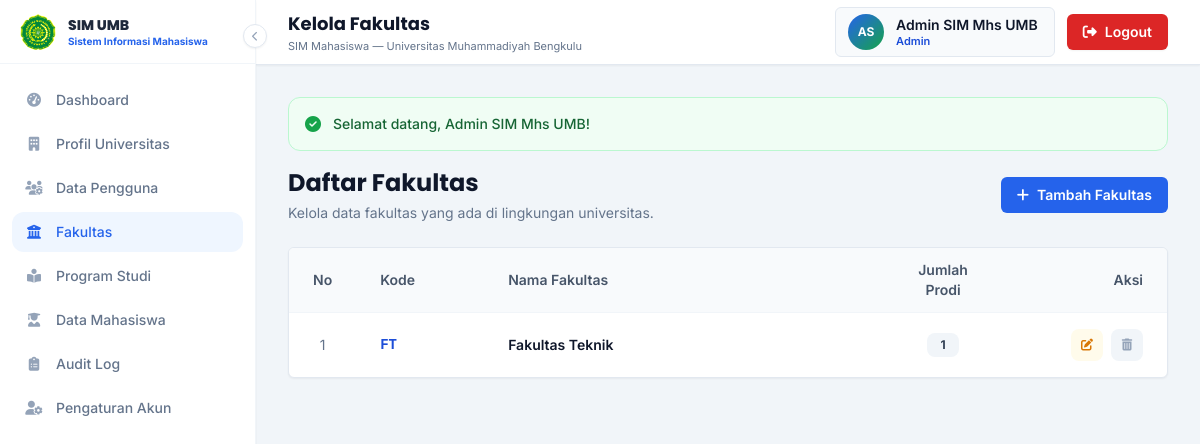
/admin/fakultas/index.php (signed in), run on the app's committed database.
### tables this page shows
CREATE TABLE `fakultas` (
  `id_fakultas` bigint(20) UNSIGNED NOT NULL,
  `id_universitas` bigint(20) UNSIGNED NOT NULL,
  `kode_fakultas` varchar(20) NOT NULL,
  `nama_fakultas` varchar(200) NOT NULL,
  `created_at` timestamp NOT NULL DEFAULT current_timestamp(),
  `updated_at` timestamp NOT NULL DEFAULT current_timestamp() ON UPDATE current_timestamp()
);

### config/app.php (called while the page is built, shortened)
<?php
function url(string $path = ''): string
{
    $path = ltrim($path, '/');
    return rtrim(BASE_URL, '/') . '/' . $path;
}

### admin/fakultas/index.php (the view, shortened to what this page needs)
<?php
require_once dirname(__DIR__, 2) . '/config/app.php';
require_once dirname(__DIR__, 2) . '/config/database.php';
try {
    $sql = "SELECT f.id_fakultas, f.kode_fakultas, f.nama_fakultas,
                   (SELECT COUNT(*) FROM program_studi p WHERE p.id_fakultas = f.id_fakultas) AS jumlah_prodi
            FROM fakultas f
            ORDER BY f.kode_fakultas ASC";
    $stmt = $pdo->query($sql);
    $fakultasData = $stmt->fetchAll();
} catch (PDOException $e) {
    error_log($e->getMessage());
    $fakultasData = [];
}
?>
<?php require_once dirname(__DIR__, 2) . '/layouts/admin/header.php'; ?>
<section class="mb-8">
    <div class="flex flex-col sm:flex-row sm:items-center sm:justify-between gap-4 mb-6">
        <div>
            <h2 class="font-heading font-bold text-2xl text-slate-900">Daftar Fakultas</h2>
            <p class="text-sm text-slate-500 mt-1">Kelola data fakultas yang ada di lingkungan universitas.</p>
        </div>
        <a href="<?= url('admin/fakultas/create.php') ?>" class="inline-flex items-center justify-center gap-2 px-4 py-2 bg-academic-600 text-white text-sm font-semibold rounded-md hover:bg-academic-700 transition-colors focus:ring-4 focus:ring-academic-100">
            <i class="fa-solid fa-plus"></i> Tambah Fakultas
        </a>
    </div>
    <div class="bg-white rounded-md shadow-sm border border-slate-200 overflow-hidden">
        <div class="overflow-x-auto">
            <table class="w-full text-sm table-hover">
                <thead class="bg-slate-50 text-slate-600 border-b border-slate-100">
                    <tr>
                        <th class="text-center font-semibold px-6 py-3 w-16">No</th>
                        <th class="text-left font-semibold px-6 py-3 w-32">Kode</th>
                        <th class="text-left font-semibold px-6 py-3">Nama Fakultas</th>
                        <th class="text-center font-semibold px-6 py-3 w-32">Jumlah Prodi</th>
                        <th class="text-right font-semibold px-6 py-3 w-40">Aksi</th>
                    </tr>
                </thead>
                <tbody class="divide-y divide-slate-100">
                    <?php if (empty($fakultasData)): ?>
                        <tr>
                            <td colspan="5" class="px-6 py-8 text-center text-slate-500">
                                <div class="w-12 h-12 rounded-full bg-slate-100 flex items-center justify-center mx-auto mb-3">
                                    <i class="fa-solid fa-building-columns text-xl text-slate-400"></i>
                                </div>
                                Belum ada data fakultas.
                            </td>
                        </tr>
                    <?php else: ?>
                        <?php $no = 1; foreach ($fakultasData as $row): ?>
                            <tr>
                                <td class="px-6 py-4 text-center text-slate-500"><?= $no++ ?></td>
                                <td class="px-6 py-4 font-mono font-bold text-academic-700"><?= htmlspecialchars($row['kode_fakultas'], ENT_QUOTES, 'UTF-8') ?></td>
                                <td class="px-6 py-4 font-semibold text-slate-900"><?= htmlspecialchars($row['nama_fakultas'], ENT_QUOTES, 'UTF-8') ?></td>
                                <td class="px-6 py-4 text-center">
                                    <span class="inline-flex items-center justify-center min-w-[2rem] px-2 py-1 rounded-lg bg-slate-100 text-slate-700 text-xs font-bold">
                                        <?= (int) $row['jumlah_prodi'] ?>
                                    </span>
                                </td>
                                <td class="px-6 py-4 text-right">
                                    <div class="flex items-center justify-end gap-2">
                                        <a href="<?= url('admin/fakultas/edit.php?id=' . $row['id_fakultas']) ?>" class="w-8 h-8 rounded-lg bg-amber-50 text-amber-600 flex items-center justify-center hover:bg-amber-100 transition-colors" title="Edit">
                                            <i class="fa-solid fa-pen-to-square text-xs"></i>
                                        </a>
                                        <?php if ($row['jumlah_prodi'] == 0): ?>
                                        <form action="<?= url('admin/fakultas/process.php') ?>" method="POST" class="inline-block">
                                            <input type="hidden" name="action" value="delete">
                                            <input type="hidden" name="id_fakultas" value="<?= $row['id_fakultas'] ?>">
                                            <button type="submit" data-confirm="Apakah Anda yakin ingin menghapus fakultas ini?" class="w-8 h-8 rounded-lg bg-red-50 text-red-600 flex items-center justify-center hover:bg-red-100 transition-colors" title="Hapus">
                                                <i class="fa-solid fa-trash-can text-xs"></i>
                                            </button>
                                        </form>
                                        <?php else: ?>
                                        <button type="button" onclick="alert('Tidak dapat menghapus fakultas yang masih memiliki Program Studi. Hapus atau pindahkan Prodi terlebih dahulu.')" class="w-8 h-8 rounded-lg bg-slate-100 text-slate-400 flex items-center justify-center cursor-not-allowed" title="Hapus (Terkunci)">
                                            <i class="fa-solid fa-trash-can text-xs"></i>
                                        </button>
                                        <?php endif; ?>
                                    </div>
                                </td>
                            </tr>
                        <?php endforeach; ?>
                    <?php endif; ?>
                </tbody>
            </table>
        </div>
    </div>
</section>
<?php require_once dirname(__DIR__, 2) . '/layouts/admin/footer.php'; ?>

### layouts/admin/header.php (style rules this page uses)
body { font-family: 'Inter', system-ui, sans-serif; background: #f1f5f9; }
h1, h2, h3, h4, h5, h6, .font-heading { font-family: 'Poppins', 'Inter', sans-serif; }

### data on the page
fakultas: kode_fakultas "FT", nama_fakultas "Fakultas Teknik", jumlah_prodi "1"

### other printed values
$item['label'] "Dashboard"
$item['label'] "Profil Universitas"
$item['label'] "Data Pengguna"
$item['label'] "Fakultas"
$item['label'] "Program Studi"
$item['label'] "Data Mahasiswa"
$item['label'] "Audit Log"
$item['label'] "Pengaturan Akun"
$pageTitle "Kelola Fakultas"
$initials "AS"
$namaLengkap "Admin SIM Mhs UMB"
$namaRole "Admin"
